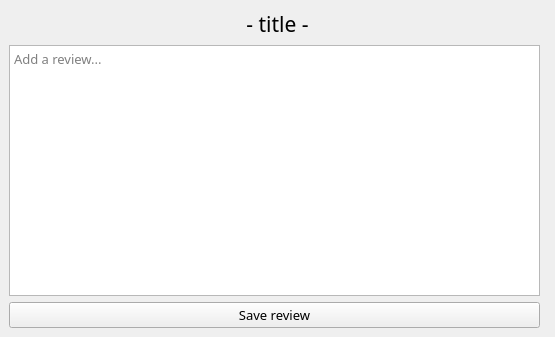
<?xml version="1.0" encoding="UTF-8"?>
<ui version="4.0">
 <class>MainWindow</class>
 <widget class="QMainWindow" name="MainWindow">
  <property name="geometry">
   <rect>
    <x>0</x>
    <y>0</y>
    <width>555</width>
    <height>337</height>
   </rect>
  </property>
  <property name="windowTitle">
   <string>MainWindow</string>
  </property>
  <widget class="QWidget" name="centralwidget">
   <layout class="QGridLayout" name="gridLayout">
    <item row="0" column="0" colspan="2">
     <widget class="QLabel" name="title_label">
      <property name="font">
       <font>
        <family>Oswald</family>
        <pointsize>16</pointsize>
       </font>
      </property>
      <property name="text">
       <string>- title -</string>
      </property>
      <property name="alignment">
       <set>Qt::AlignCenter</set>
      </property>
     </widget>
    </item>
    <item row="1" column="0">
     <widget class="QPlainTextEdit" name="review_plain_text">
      <property name="font">
       <font>
        <family>Oswald</family>
        <pointsize>10</pointsize>
       </font>
      </property>
      <property name="placeholderText">
       <string>Add a review...</string>
      </property>
     </widget>
    </item>
    <item row="2" column="0">
     <widget class="QPushButton" name="save_button">
      <property name="font">
       <font>
        <family>Oswald</family>
        <pointsize>10</pointsize>
       </font>
      </property>
      <property name="text">
       <string>Save review</string>
      </property>
     </widget>
    </item>
   </layout>
  </widget>
 </widget>
 <resources/>
 <connections/>
</ui>
